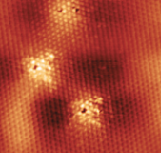
#> input picture DrLuckingProjects/Tristan_Code/image2.png, 161 x 153 px, found by its file name
$ jupyter execute UnsupervisedLearning1.ipynb
#> lines starting #> are read from the running program, lines starting #| are printed output that depends on the picture
[cell 1]
import numpy as np
import pandas as pd
import matplotlib.pyplot as plt
import cv2 as cv

from mpl_toolkits.mplot3d import Axes3D
from matplotlib import colors
from skimage.color import rgb2gray, rgb2hsv, hsv2rgb
from skimage.io import imread, imshow
from sklearn.cluster import KMeans

[cell 2]
print("DONE IMPORTING")

[cell 3]
img = imread('image2.PNG')
#> img is the input picture: shape (153, 161, 4); mean R, G, B, A 173.2, 69.1, 48.8, 255
plt.figure(num=None, figsize=(8, 6), dpi=80)
imshow(img);

[cell 4]
def grayScale(img):
    gray = cv.cvtColor(img, cv.COLOR_BGR2GRAY)
    return gray

def image_to_pandasRGB(image):
    df = pd.DataFrame([image[:,:,0].flatten(),
                       image[:,:,1].flatten(),
                       image[:,:,2].flatten()]).T
    df.columns = ["Red","Green","Blue"]
    return df

def image_to_pandas(image):
    df = pd.DataFrame([image[:,:].flatten()]).T
    df.columns = ["GrayScaleVals"]
    return df

[cell 5]
# df_img = image_to_pandasRGB(img)
img = cv.cvtColor(img, cv.COLOR_BGR2GRAY)
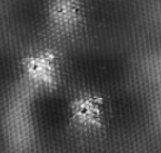
#> img: shape (153, 161); min 24, max 255, mean 74.9
df_img = image_to_pandas(img)
#> in image_to_pandas, `df = pd.DataFrame([image[:,:].flatten()]).T`: df = table of 24633 rows and 1 columns
#> df_img = table of 24633 rows and 1 columns
img
df_img.head(5)
#> Out = table of 5 rows and 1 columns

[cell 6]
plt.figure(num=None, figsize=(8, 6), dpi=80)
kmeans = KMeans(n_clusters=4, random_state = 10).fit(df_img)
result = kmeans.labels_.reshape(img.shape[0],img.shape[1])
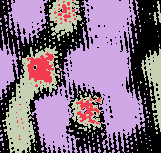
#> result: shape (153, 161) int32; 4 distinct labels, from 0 to 3; one colour per label, 0 black
imshow(result, cmap='viridis')
plt.show()

$ run again, with DrLuckingProjects/Tristan_Code/image3.png copied over DrLuckingProjects/Tristan_Code/image2.png
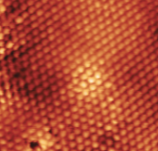
#> input picture DrLuckingProjects/Tristan_Code/image3.png, 158 x 151 px, found by its file name
#> img is the input picture: shape (151, 158, 4); mean R, G, B, A 178.9, 74, 49.9, 255
#> `img = cv.cvtColor(img, cv.COLOR_BGR2GRAY)`:
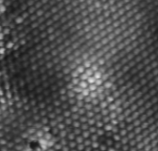
#> img: shape (151, 158); min 23, max 225, mean 78.8
#> df = table of 23858 rows and 1 columns
#> Out = table of 5 rows and 1 columns
#> `result = kmeans.labels_.reshape(img.shape[0],img.shape[1])`:
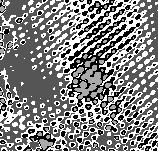
#> result: shape (151, 158) int32; min 0, max 3, mean 1.55; drawn with min black and max white

$ run again, with DrLuckingProjects/Tristan_Code/firstSTM.png copied over DrLuckingProjects/Tristan_Code/image2.png
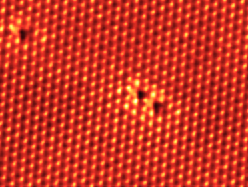
#> input picture DrLuckingProjects/Tristan_Code/firstSTM.png, 248 x 187 px, found by its file name
#> img is the input picture: shape (187, 248, 4); mean R, G, B, A 201.8, 55, 35, 255
#> `img = cv.cvtColor(img, cv.COLOR_BGR2GRAY)`:
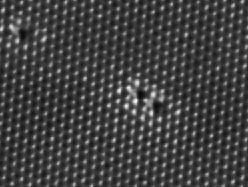
#> img: shape (187, 248); min 8, max 246, mean 65.7
#> df = table of 46376 rows and 1 columns
#> Out = table of 5 rows and 1 columns
#> `result = kmeans.labels_.reshape(img.shape[0],img.shape[1])`:
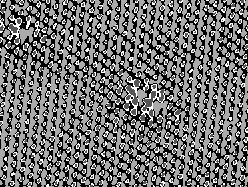
#> result: shape (187, 248) int32; min 0, max 3, mean 1.3; drawn with min black and max white
